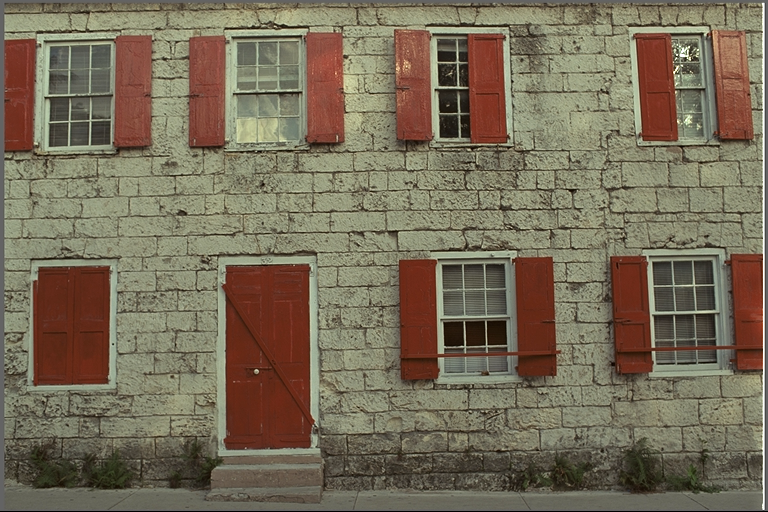
#> input picture lesson-3/data/kodim01.png, 768 x 512 px
$ jupyter execute ImageFiltering.ipynb
#> lines starting #> are read from the running program, lines starting #| are printed output that depends on the picture; after the words box and inside, x2 and y2 are one past the last pixel; in counts of white or black regions, pixels touching at a corner belong together
### Image Filtering
Image filtering consists of **convolving** the image with a specified kernel.

[cell 1]
import cv2
import numpy as np
from matplotlib import pyplot as plt
plt.rcParams['figure.figsize'] = [15, 10]

[cell 2]
img = cv2.imread('data/kodim01.png')
#> img is the input picture: shape (512, 768, 3); mean B, G, R 88.4, 108.7, 119.8
img = cv2.cvtColor(img, cv2.COLOR_BGR2RGB)
plt.imshow(img)

### Convolution
Let us implement the convolution operation so we can filter the image with specified kernels.

[cell 3]
kernel = np.array([[1, 1, 1], [1, 1, 1], [1, 1, 1]])/9
rows, cols, channels = img.shape
#> rows = 512; cols = 768; channels = 3
out = np.zeros_like(img)

# Sliding window applied to each colour channel
for r in range(1, rows - 1):
    for c in range(1, cols - 1):
        for ch in range(0, channels):
            block = img[r-1:r+2, c-1:c+2, ch]
            out[r, c, ch] = np.sum(block * kernel)

plt.imshow(out)

OpenCV already includes a large set of predefined filters. It also allows us to apply our own custom filters. Let's build a Gaussian kernel and apply it to the image.

[cell 4]
kernel = np.array([[0, -1, 0], [-1, 5, -1], [0, -1, 0]])
out = cv2.filter2D(img, ddepth=-1, kernel=kernel, borderType=cv2.BORDER_REPLICATE)
plt.imshow(out)
print(kernel)

[cell 5]
# Or even simpler for predefined filters
out = cv2.GaussianBlur(img, ksize=(5,5), sigmaX=5)
plt.imshow(out)

[cell 6]
out = cv2.bilateralFilter(img, d=9, sigmaColor=75, sigmaSpace=75)
plt.imshow(out)

### Denoising
Denoising is the operation of removing (reducing) noise from a signal.

[cell 7]
img = cv2.imread('data/kodim07.png')
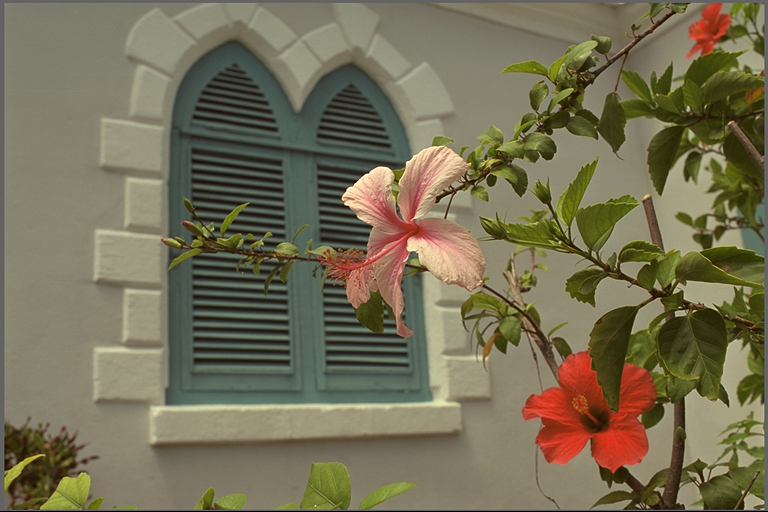
#> input picture lesson-3/data/kodim07.png, 768 x 512 px
#> img is the input picture: shape (512, 768, 3); mean B, G, R 85.4, 110.7, 117.6
img = cv2.cvtColor(img, cv2.COLOR_BGR2RGB)

noisy = img/255 + 0.1*np.random.randn(*img.shape)
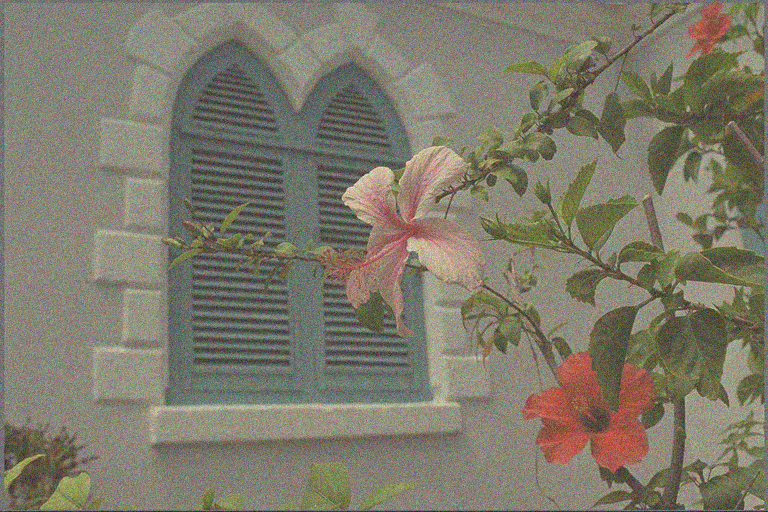
#> noisy: shape (512, 768, 3) float64; mean R, G, B 0.461, 0.434, 0.335; drawn with min black and max white
noisy[noisy < 0] = 0
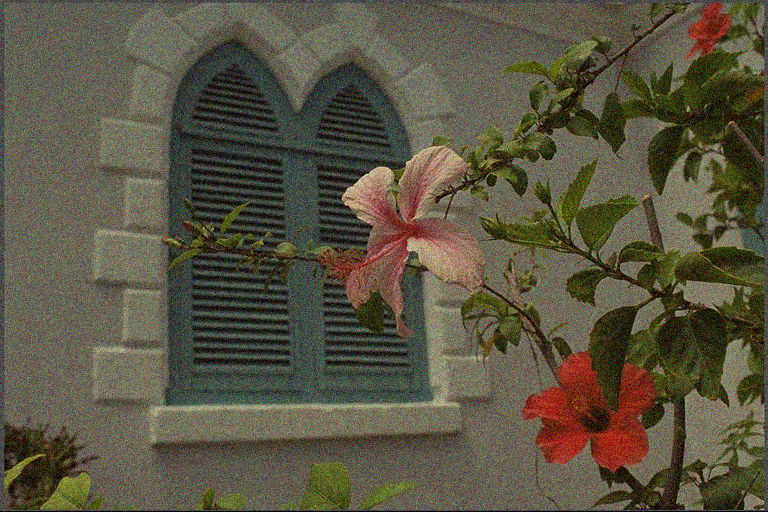
#> noisy: shape (512, 768, 3) float64; 5.6% of pixels changed, all inside (x1, y1, x2, y2) = (0, 3, 768, 512); drawn with min black and max white
noisy[noisy > 1] = 1
#> noisy: shape (512, 768, 3) float64; 0.36% of pixels changed, all inside (x1, y1, x2, y2) = (19, 11, 763, 510)
noisy = (255*noisy).astype(np.uint8)
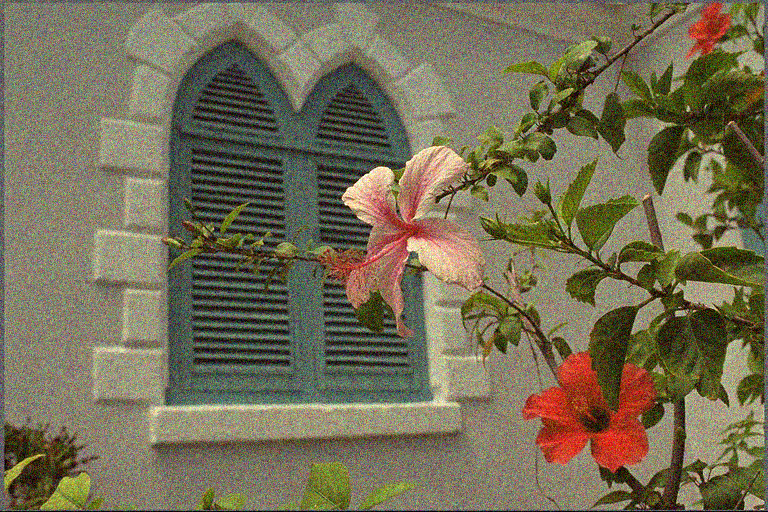
#> noisy: shape (512, 768, 3); mean R, G, B 117.1, 110.4, 85.6

plt.subplot(121), plt.imshow(img), plt.title('Original')
plt.subplot(122), plt.imshow(noisy), plt.title('Noisy')

[cell 8]
# Apply Gaussian low-pass filter to reduce noise
out = cv2.GaussianBlur(noisy, ksize=(5,5), sigmaX=5)
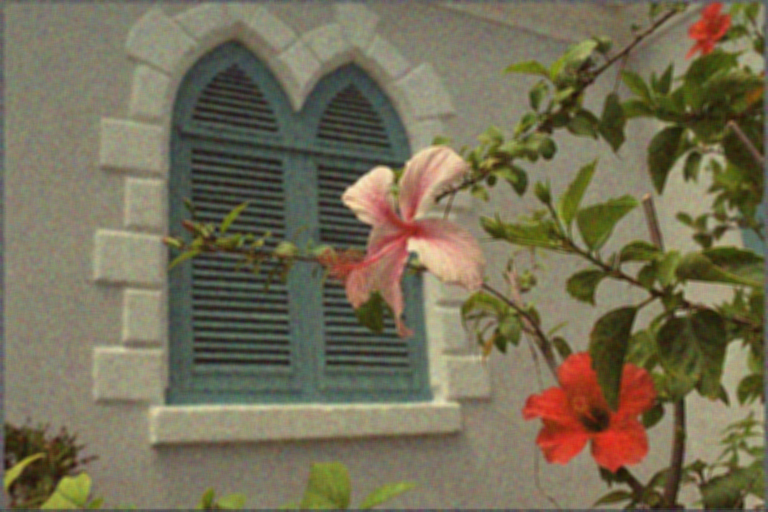
#> out: shape (512, 768, 3); mean R, G, B 117.2, 110.5, 85.7
plt.subplot(121), plt.imshow(noisy)
plt.subplot(122), plt.imshow(out)

[cell 9]
plt.subplot(121), plt.imshow(noisy[0:300, 0:300, :])
plt.subplot(122), plt.imshow(out[0:300, 0:300, :])
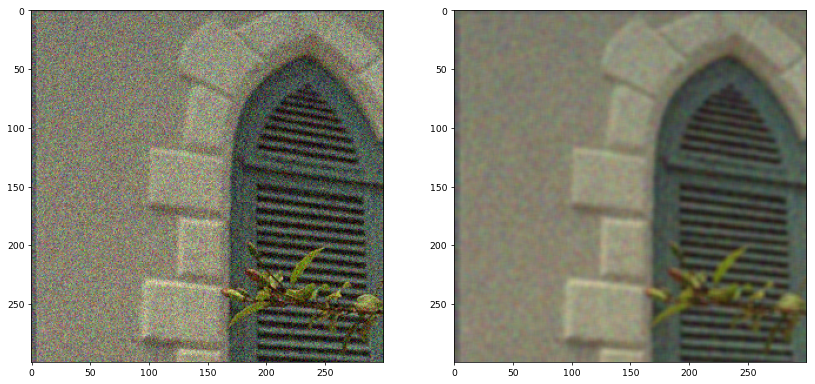
#> figure drawn by matplotlib, 2 panels

[cell 10]
# Compare with bilateral filter
bilat = cv2.bilateralFilter(noisy, d=9, sigmaColor=75, sigmaSpace=75)
plt.subplot(121), plt.imshow(out[200:600, 300:600, :])
plt.subplot(122), plt.imshow(bilat[200:600, 300:600, :])

### Salt & Pepper Noise
Impulsive noise that saturates pixel values to white or black.

[cell 11]
noisy = np.zeros_like(img)
rows, cols, _ = img.shape

probability = 0.1
for r in range(rows):
    for c in range(cols):
        if np.random.rand() < probability:
            # 50% chance of getting salt or pepper
            if np.random.rand() < 0.5:
                noisy[r, c, :] = 255
            else:
                noisy[r, c, :] = 0
        else:
            noisy[r, c, :] = img[r, c, :]
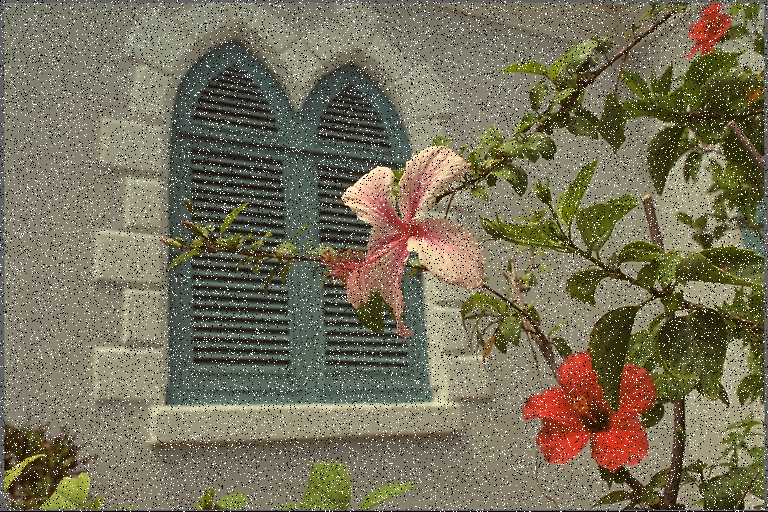
#> noisy: shape (512, 768, 3); mean R, G, B 118.5, 112.4, 89.6

plt.imshow(noisy)

Let's apply Gaussian filtering to reduce the noise.

[cell 12]
out = cv2.GaussianBlur(noisy, ksize=(5,5), sigmaX=5)
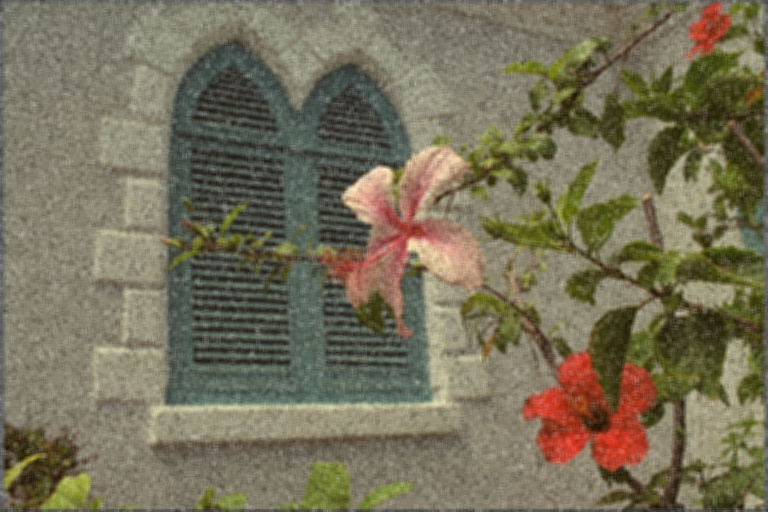
#> out: shape (512, 768, 3); mean R, G, B 118.6, 112.4, 89.6
plt.subplot(121), plt.imshow(noisy)
plt.subplot(122), plt.imshow(out)

[cell 13]
plt.subplot(121), plt.imshow(noisy[200:600, 300:600, :])
plt.subplot(122), plt.imshow(out[200:600, 300:600, :])
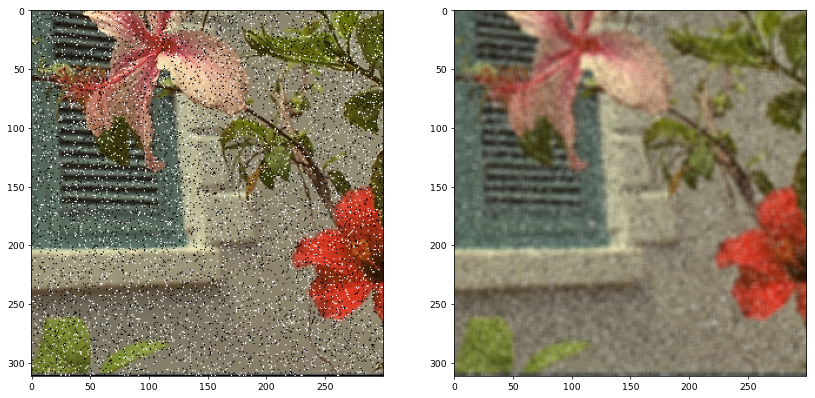
#> figure drawn by matplotlib, 2 panels

Gaussian filters do not handle well impulsive noises. We can try **median** filters instead.

[cell 14]
median = cv2.medianBlur(noisy, ksize=5)
plt.subplot(121), plt.imshow(noisy[200:600, 300:600, :])
plt.subplot(122), plt.imshow(median[200:600, 300:600, :])
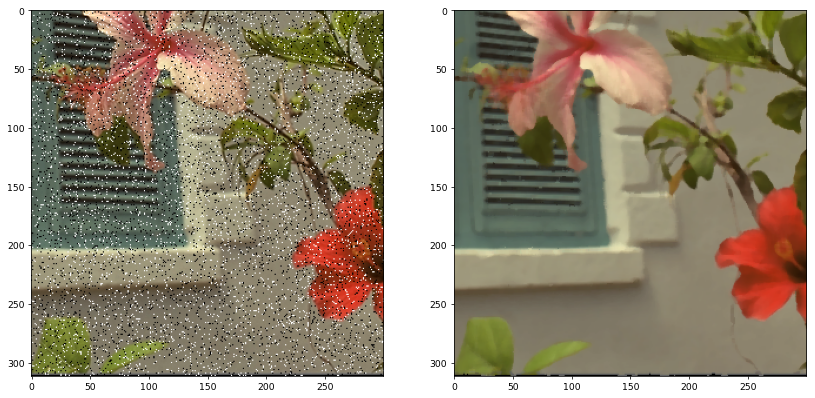
#> figure drawn by matplotlib, 2 panels
